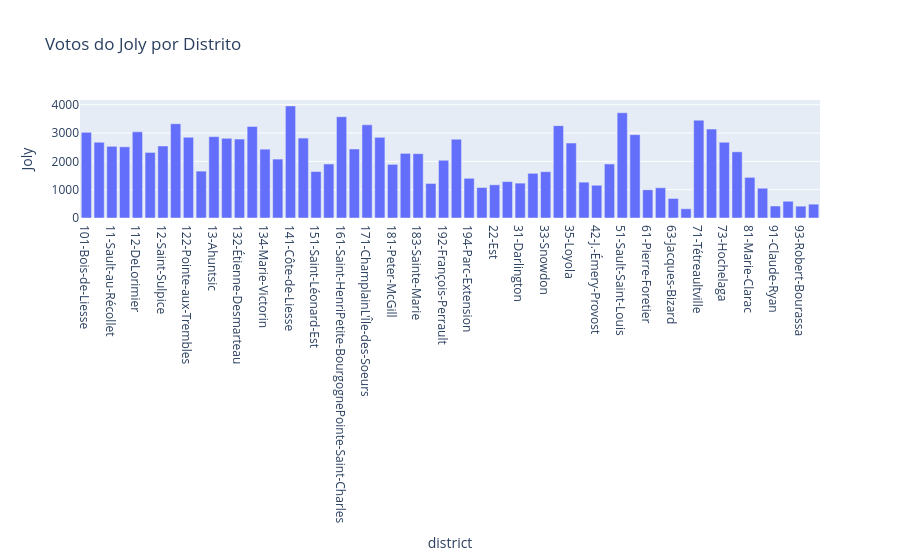

The notebook cell saved with this chart:
### Code cell
fig = px.bar(df, x='district', y='Joly', title='Votos do Joly por Distrito')
fig.show()

### Figure 1 — Plotly figure (JSON) as saved in the notebook; plotly's stock layout.template omitted (floating-point values rounded to 4 significant figures)
{"data": [{"hovertemplate": "district=%{x}<br>Joly=%{y}<extra></extra>", "legendgroup": "", "marker": {"color": "#636efa", "pattern": {"shape": ""}}, "name": "", "orientation": "v", "showlegend": false, "textposition": "auto", "type": "bar", "x": ["101-Bois-de-Liesse", "102-Cap-Saint-Jacques", "11-Sault-au-Récollet", "111-Mile-End", "112-DeLorimier", "113-Jeanne-Mance", "12-Saint-Sulpice", "121-La Pointe-aux-Prairies", "122-Pointe-aux-Trembles", "123-Rivière-des-Prairies", "13-Ahuntsic", "131-Saint-Édouard", "132-Étienne-Desmarteau", "133-Vieux-Rosemont", "134-Marie-Victorin", "14-Bordeaux-Cartierville", "141-Côte-de-Liesse", "142-Norman-McLaren", "151-Saint-Léonard-Est", "152-Saint-Léonard-Ouest", "161-Saint-HenriPetite-BourgognePointe-Saint-Charles", "162-Saint-PaulÉmard", "171-ChamplainL'Île-des-Soeurs", "172-Desmarchais-Crawford", "181-Peter-McGill", "182-Saint-Jacques", "183-Sainte-Marie", "191-Saint-Michel", "192-François-Perrault", "193-Villeray", "194-Parc-Extension", "21-Ouest", "22-Est", "23-Centre", "31-Darlington", "32-Côte-des-Neiges", "33-Snowdon", "34-Notre-Dame-de-Grâce", "35-Loyola", "41-du Canal", "42-J.-Émery-Provost", "43-Fort-Rolland", "51-Sault-Saint-Louis", "52-Cecil-P.-Newman", "61-Pierre-Foretier", "62-Denis-Benjamin-Viger", "63-Jacques-Bizard", "64-Sainte-Geneviève", "71-Tétreaultville", "72-MaisonneuveLongue-Pointe", "73-Hochelaga", "74-Louis-Riel", "81-Marie-Clarac", "82-Ovide-Clermont", "91-Claude-Ryan", "92-Joseph-Beaubien", "93-Robert-Bourassa", "94-Jeanne-Sauvé"], "xaxis": "x", "y": [3024, 2675, 2532, 2514, 3044, 2316, 2543, 3330, 2852, 1656, 2873, 2815, 2788, 3234, 2431, 2081, 3959, 2822, 1641, 1908, 3578, 2438, 3291, 2849, 1894, 2282, 2271, 1220, 2039, 2782, 1402, 1076, 1172, 1286, 1232, 1578, 1636, 3262, 2648, 1266, 1157, 1908, 3717, 2943, 998, 1068, 690, 326, 3454, 3139, 2675, 2338, 1435, 1051, 423, 592, 419, 489], "yaxis": "y"}], "layout": {"barmode": "relative", "legend": {"tracegroupgap": 0}, "title": {"text": "Votos do Joly por Distrito"}, "xaxis": {"anchor": "y", "domain": [0, 1], "title": {"text": "district"}}, "yaxis": {"anchor": "x", "domain": [0, 1], "title": {"text": "Joly"}}}}
